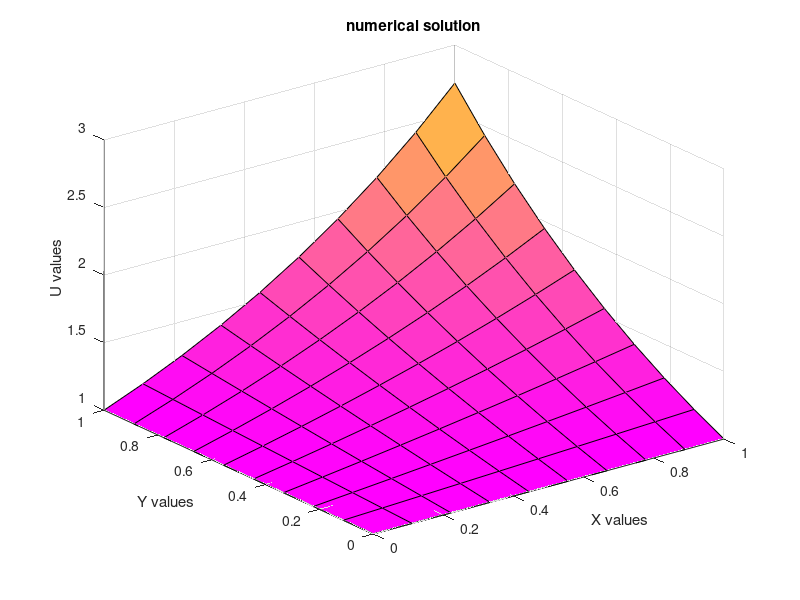
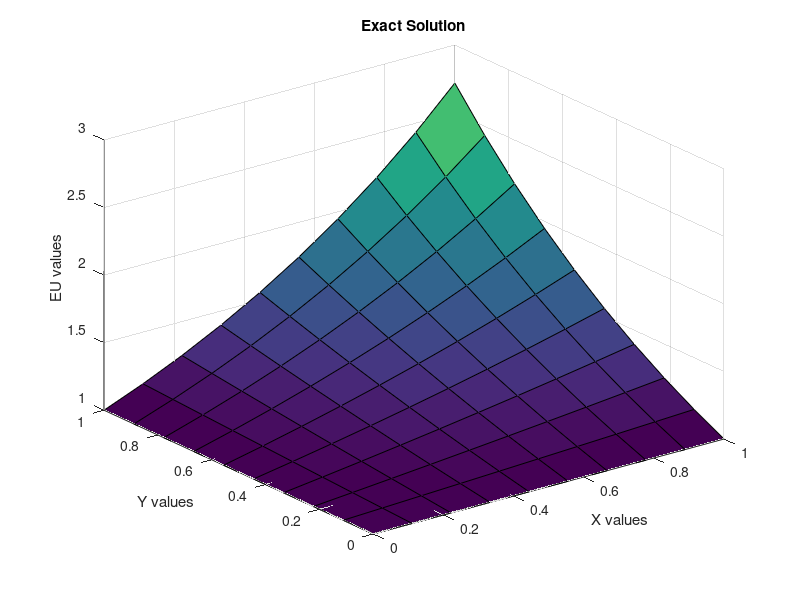

MATLAB code for these plots, in order:
%-------------------------------------------------------------------------- 
% NAME:- KSHITIJ BAHUKHANDI
% ENROLLMENT NUMBER:- SAU\AM(M)\2023\06
%MSC IN APPLIED MATHEMATICS (SEMESTER 3).
%LAB = 01.    %MATLAB FILE:- 01.      %DATE=06.08.2024
%JACOBI METHOD.
%NUMERICAL SOLUTION OF 2D POISSON EQUATION.
%Uxx+Uyy=f(x,y), %U(x,y)=exp(x*y).
%SOUTH ASIAN UNIVERSITY.
%--------------------------------------------------------------------------
clear all;  
LL=8; 
MM=LL; 
H=1.0/(LL+1); 
disp('Numerical Solution of 2D Poissons Equation-Jacobi Method'); 
disp('   '); 
fprintf('LL=%4.2f\n',LL); 
disp('   '); 
% Formation of Nodal Points 
for L=1:LL+2 
for M=1:MM+2 
X(L)=(L-1)*H; 
Y(M)=(M-1)*H; 
end 
end 
% Exact Solution & RHS function 
for L=1:LL+2 
for M=1:MM+2 
EU(L,M)=exp(X(L)*Y(M)); 
F(L,M)=(X(L)^2+Y(M)^2)*EU(L,M); 
end 
end 
% Boundary Conditions  
for L=1:LL+2 
for M=1:MM+2 
U(L,1)=EU(L,1); 
U(L,MM+2)=EU(L,MM+2); 
U(1,M)=EU(1,M); 
U(LL+2,M)=EU(LL+2,M); 
end 
end 
% Initial and First Approximations 
for L=1:LL+2 
for M=1:MM+2 
OLDU(L,M)=EU(L,M); 
U(L,M)=OLDU(L,M); 
end 
end 
tic % CPU time starts
% Iteration Starts  
 
for KK=1:6000 
    % For J-iteration put U0=OLDU(L,M),... 
    %--------------------------------- 
    for M=2:MM+1 
        for L=2:LL+1 
            F0=F(L,M); 
            U0=OLDU(L,M); 
            U1=OLDU(L+1,M); 
            U2=OLDU(L-1,M); 
            U3=OLDU(L,M+1); 
            U4=OLDU(L,M-1); 
            U(L,M)=(U1+U2+U3+U4-H*H*F0)/4; 
    end 
    end 
  
     
    % Calculate Errors 
    MAU=0.0; 
    RMU=0.0; 
     
    for L=2:LL+1 
        for M=2:MM+1 
            ERU=abs(U(L,M)-EU(L,M)); 
            RMU=RMU+ERU^2; 
            if MAU<=ERU, MAU=ERU; end 
        end 
    end 
     
    RMU=sqrt(RMU/(LL^2)); 
     
    % Print Errors 
     
    fprintf('KK=%4.0f, MAU=%10.4e, RMU=%10.4e\n',KK,MAU,RMU); 
    % Error Tolerance  
    BIG=0.0; 
    for L=2:LL+1 
        for M=2:MM+1 
             
            FU=abs(U(L,M)-OLDU(L,M)); 
            if FU>=BIG, BIG=FU; end 
        end 
    end 
     
    if BIG<=10^(-12),break; end 
    for L=2:LL+1 
        for M=2:MM+1 
            OLDU(L,M)=U(L,M); 
        end 
    end 
    end 
disp('  '); 
toc % CPU time ends 
colormap spring 
figure(1); 
surf(X,Y,EU); 
xlabel('X values'); 
ylabel('Y values'); 
zlabel('U values'); 
title('numerical solution'); 
figure(2); 
surf(X,Y,EU); 
title('Exact Solution'); 
xlabel('X values'); 
ylabel('Y values'); 
zlabel('EU values'); 
